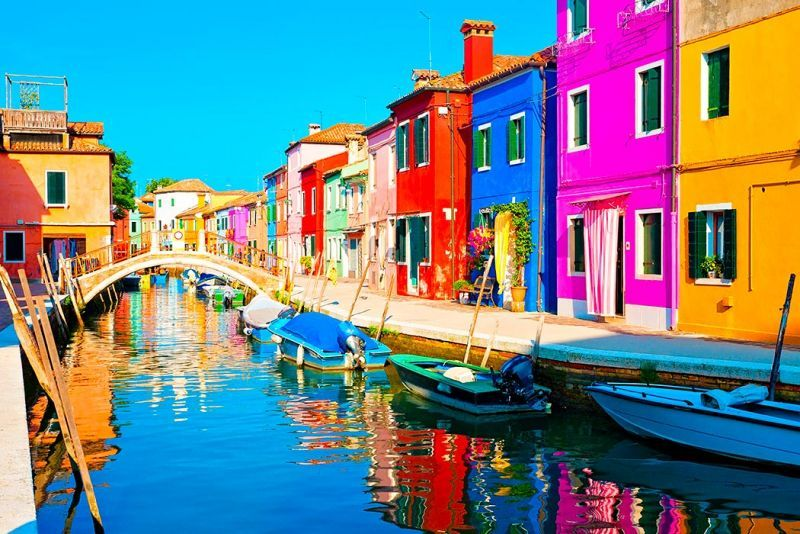
#> input picture imagemColorida.jpg, 800 x 534 px, found by its file name
$ python histogramas.py
#> lines starting #> are read from the running program, lines starting #| are printed output that depends on the picture
import cv2
import numpy as np
import matplotlib.pyplot as plt

# Carregar as imagens com caminhos corrigidos
colorida = cv2.imread('C:/Users/Pedro Franco/Downloads/Histogramas/imagemColorida.jpg')
#> colorida is the input picture: shape (534, 800, 3); mean B, G, R 137.1, 131.3, 114.5
cinza = cv2.imread('C:/Users/Pedro Franco/Downloads/Histogramas/tonDeCinza.jpg', cv2.IMREAD_GRAYSCALE)
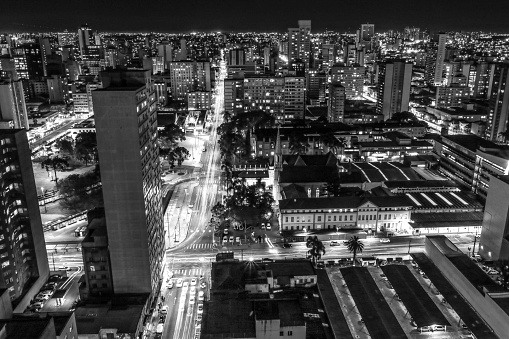
#> input picture tonDeCinza.jpg, 509 x 339 px, found by its file name
#> cinza is the input picture: shape (339, 509); min 0, max 255, mean 71.5

# Verificar se as imagens foram carregadas corretamente
if colorida is None or cinza is None:
    print("Erro ao carregar as imagens. Verifique os caminhos e tente novamente.")
    exit()

# Gerar histograma para a imagem em tons de cinza
hist_cinza = cv2.calcHist([cinza], [0], None, [256], [0, 256])
#> hist_cinza = 256 values, max 4087 at index 24, min 112 at index 243, mean 674

plt.figure(figsize=(10, 5))
plt.subplot(1, 2, 1)
plt.imshow(cinza, cmap='gray')
plt.title('Imagem em Tons de Cinza')
plt.axis('off')

plt.subplot(1, 2, 2)
plt.plot(hist_cinza, color='black')
plt.title('Histograma - Tons de Cinza')
plt.xlabel('Intensidade')
plt.ylabel('Frequência')

plt.show()
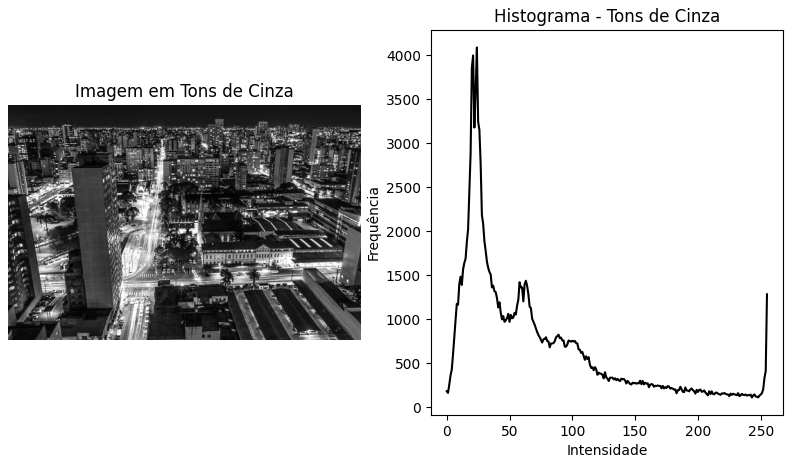
#> figure drawn by matplotlib, 2 panels; panel 2: curve peaks at x = 24, y = 4087

# Gerar histogramas para a imagem colorida (R, G, B)
canais = ('b', 'g', 'r')
plt.figure(figsize=(15, 5))
plt.subplot(1, 2, 1)
plt.imshow(cv2.cvtColor(colorida, cv2.COLOR_BGR2RGB))
plt.title('Imagem Colorida')
plt.axis('off')

plt.subplot(1, 2, 2)
for i, canal in enumerate(canais):
    hist = cv2.calcHist([colorida], [i], None, [256], [0, 256])
    plt.plot(hist, label=f'Canal {canal.upper()}', color=canal)
plt.title('Histogramas - Canais de Cor (RGB)')
plt.xlabel('Intensidade')
plt.ylabel('Frequência')
plt.legend()

plt.show()
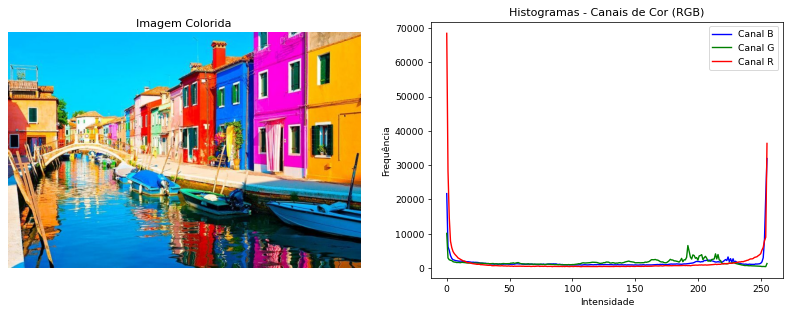
#> figure drawn by matplotlib, 2 panels; panel 2: curve peaks at x = 255, y = 31925; panel 2: curve peaks at x = 0, y = 10129; panel 2: curve peaks at x = 0, y = 68406
